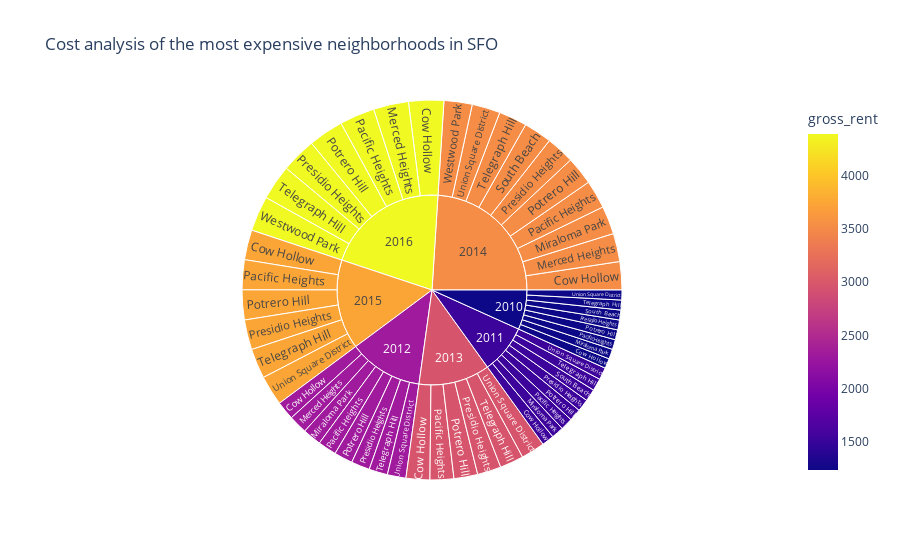

Notebook code cell kept with this figure:
### Code cell
sunburst()

### Figure 1 — Plotly figure (JSON) as saved in the notebook; plotly's stock layout.template omitted (floating-point values rounded to 4 significant figures)
{"data": [{"branchvalues": "total", "customdata": [[1239], [1530], [2324], [2971], [3528], [3739], [4390], [2324], [3528], [4390], [1239], [1530], [2324], [3528], [1239], [1530], [2324], [2971], [3528], [3739], [4390], [1239], [1530], [2324], [2971], [3528], [3739], [4390], [1239], [1530], [2324], [2971], [3528], [3739], [4390], [1239], [1530], [3528], [1239], [1530], [2324], [2971], [3528], [3739], [4390], [1239], [1530], [2324], [2971], [3528], [3739], [3528], [4390], [1239], [1530], [2324], [2971], [3528], [3739], [4390]], "domain": {"x": [0, 1], "y": [0, 1]}, "hovertemplate": "labels=%{label}<br>gross_rent_sum=%{value}<br>parent=%{parent}<br>id=%{id}<br>gross_rent=%{color}<extra></extra>", "ids": ["2010/Cow Hollow", "2011/Cow Hollow", "2012/Cow Hollow", "2013/Cow Hollow", "2014/Cow Hollow", "2015/Cow Hollow", "2016/Cow Hollow", "2012/Merced Heights", "2014/Merced Heights", "2016/Merced Heights", "2010/Miraloma Park", "2011/Miraloma Park", "2012/Miraloma Park", "2014/Miraloma Park", "2010/Pacific Heights", "2011/Pacific Heights", "2012/Pacific Heights", "2013/Pacific Heights", "2014/Pacific Heights", "2015/Pacific Heights", "2016/Pacific Heights", "2010/Potrero Hill", "2011/Potrero Hill", "2012/Potrero Hill", "2013/Potrero Hill", "2014/Potrero Hill", "2015/Potrero Hill", "2016/Potrero Hill", "2010/Presidio Heights", "2011/Presidio Heights", "2012/Presidio Heights", "2013/Presidio Heights", "2014/Presidio Heights", "2015/Presidio Heights", "2016/Presidio Heights", "2010/South Beach", "2011/South Beach", "2014/South Beach", "2010/Telegraph Hill", "2011/Telegraph Hill", "2012/Telegraph Hill", "2013/Telegraph Hill", "2014/Telegraph Hill", "2015/Telegraph Hill", "2016/Telegraph Hill", "2010/Union Square District", "2011/Union Square District", "2012/Union Square District", "2013/Union Square District", "2014/Union Square District", "2015/Union Square District", "2014/Westwood Park", "2016/Westwood Park", "2010", "2011", "2012", "2013", "2014", "2015", "2016"], "labels": ["Cow Hollow", "Cow Hollow", "Cow Hollow", "Cow Hollow", "Cow Hollow", "Cow Hollow", "Cow Hollow", "Merced Heights", "Merced Heights", "Merced Heights", "Miraloma Park", "Miraloma Park", "Miraloma Park", "Miraloma Park", "Pacific Heights", "Pacific Heights", "Pacific Heights", "Pacific Heights", "Pacific Heights", "Pacific Heights", "Pacific Heights", "Potrero Hill", "Potrero Hill", "Potrero Hill", "Potrero Hill", "Potrero Hill", "Potrero Hill", "Potrero Hill", "Presidio Heights", "Presidio Heights", "Presidio Heights", "Presidio Heights", "Presidio Heights", "Presidio Heights", "Presidio Heights", "South Beach", "South Beach", "South Beach", "Telegraph Hill", "Telegraph Hill", "Telegraph Hill", "Telegraph Hill", "Telegraph Hill", "Telegraph Hill", "Telegraph Hill", "Union Square District", "Union Square District", "Union Square District", "Union Square District", "Union Square District", "Union Square District", "Westwood Park", "Westwood Park", "2010", "2011", "2012", "2013", "2014", "2015", "2016"], "marker": {"coloraxis": "coloraxis", "colors": [1239, 1530, 2324, 2971, 3528, 3739, 4390, 2324, 3528, 4390, 1239, 1530, 2324, 3528, 1239, 1530, 2324, 2971, 3528, 3739, 4390, 1239, 1530, 2324, 2971, 3528, 3739, 4390, 1239, 1530, 2324, 2971, 3528, 3739, 4390, 1239, 1530, 3528, 1239, 1530, 2324, 2971, 3528, 3739, 4390, 1239, 1530, 2324, 2971, 3528, 3739, 3528, 4390, 1239, 1530, 2324, 2971, 3528, 3739, 4390]}, "name": "", "parents": ["2010", "2011", "2012", "2013", "2014", "2015", "2016", "2012", "2014", "2016", "2010", "2011", "2012", "2014", "2010", "2011", "2012", "2013", "2014", "2015", "2016", "2010", "2011", "2012", "2013", "2014", "2015", "2016", "2010", "2011", "2012", "2013", "2014", "2015", "2016", "2010", "2011", "2014", "2010", "2011", "2012", "2013", "2014", "2015", "2016", "2010", "2011", "2012", "2013", "2014", "2015", "2014", "2016", "", "", "", "", "", "", ""], "type": "sunburst", "values": [1239, 1530, 2324, 2971, 3528, 3739, 4390, 2324, 3528, 4390, 1239, 1530, 2324, 3528, 1239, 1530, 2324, 2971, 3528, 3739, 4390, 1239, 1530, 2324, 2971, 3528, 3739, 4390, 1239, 1530, 2324, 2971, 3528, 3739, 4390, 1239, 1530, 3528, 1239, 1530, 2324, 2971, 3528, 3739, 4390, 1239, 1530, 2324, 2971, 3528, 3739, 3528, 4390, 9912, 12240, 18592, 17826, 35280, 22434, 30730]}], "layout": {"coloraxis": {"colorbar": {"title": {"text": "gross_rent"}}, "colorscale": [[0, "#0d0887"], [0.1111, "#46039f"], [0.2222, "#7201a8"], [0.3333, "#9c179e"], [0.4444, "#bd3786"], [0.5556, "#d8576b"], [0.6667, "#ed7953"], [0.7778, "#fb9f3a"], [0.8889, "#fdca26"], [1, "#f0f921"]]}, "legend": {"tracegroupgap": 0}, "title": {"text": "Cost analysis of the most expensive neighborhoods in SFO"}}}
